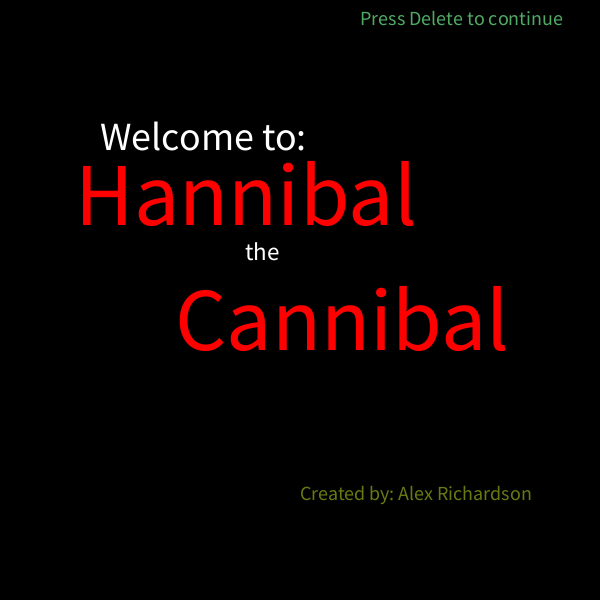
Frame 1 (no input)
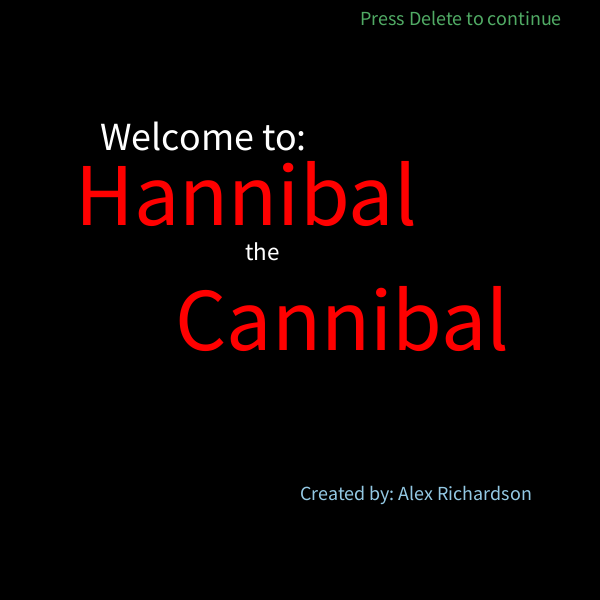
Frame 60 (the mouse pressed at the canvas centre just before this capture)
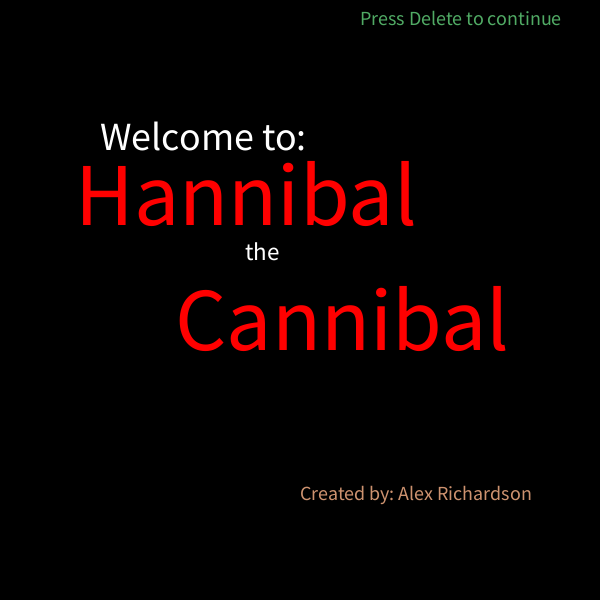
Frame 120 (the mouse held since frame 60 and released just before this capture)

The Processing sketch that drew these frames (run headless with seeded random() and noise(); from frame 60 on, the mouse is pressed at the canvas centre):

// Processing sketch: processing_175026
// ── processing_175026.pde

/* Hannibal the Cannibal
By: Alex Richardson
Using Processing 2.1.1
Assignment 8 */
float[] consumeableX = new float [10];
float[] consumeableY = new float [10];
int startingTime;

int jumpDistance = 45;
int moveDistance = 5;

int cannibalX = 300;
int cannibalY = 300;
int eaten = 0;
int jump=0;
int boosts=5;
int cannibalcolor=0;
int gamestart=0;
int loadgame=0;
void setup() {
  size(600, 600);
  startingTime = millis();
  for (int index=0; index<consumeableX.length;index++) {  
    consumeableX[index]= random(width);
    consumeableY[index]= random(height);
  }
}
void draw() {
  PREGAMELOADING();
  if (loadgame==4) {
    int seconds = (millis() - startingTime) / 1000;
    int minutes = seconds / 60;
    int hours = minutes / 60;
    int days = hours / 24;
    seconds -= minutes * 60;
    minutes -= hours * 60;
    hours -= days * 24;
    background(200, 0, 0);
    for (int index=0; index<consumeableX.length;index++) {  
      ellipse(consumeableX[index], consumeableY[index], 20, 20);
    } 
    GameIntroScreen();
    //PLAYER COLOR
    if (jump>=1) {
      fill(0, 0, 255);
    }
    if (jump==0) {
      fill(255, 255, 0);
    }
    ellipse(cannibalX, cannibalY, 20, 20);
    fill(255);
    text("Time: "+minutes+":"+seconds, 400, 50);
if(jump>=1){
 text("Boost activated!",200,250); 
}
    Teleports();
    IfEaten();
    if (eaten==10) {
      noLoop();
      background(0);
      textSize(32);
      text("Congratulations, you win!", 125, 30); 
      text("Time: "+minutes+":"+seconds, 170, 90);
    }
  }
}
void keyPressed() {
  if (key == 32) {
    gamestart=1;
    if (boosts>=1) {
      boosts=boosts-1;
      jump=jump+1;
    }
  }
  if (keyCode == 127) {
    if (loadgame<=4) {
      loadgame=loadgame+1;
    }
    if (loadgame==5) {
      loadgame=4;
    }}
    if (key == CODED) {

      if (keyCode == UP) {
        gamestart=1;
        if (jump>=1) {
          cannibalY=cannibalY-jumpDistance;
          jump=jump-1;
        }
        if (jump==0) {
          cannibalY=cannibalY-moveDistance;
        }
      }
      if (keyCode == DOWN) {
        gamestart=1;
        if (jump>=1) {
          cannibalY=cannibalY+jumpDistance;
          jump=jump-1;
        }
        if (jump==0) {
          cannibalY=cannibalY+moveDistance;
        }
      }
      if (keyCode == LEFT) {
        gamestart=1;
        if (jump>=1) {
          cannibalX=cannibalX-jumpDistance;
          jump=jump-1;
        }
        if (jump==0) {
          cannibalX=cannibalX-moveDistance;
        }
      }
      if (keyCode == RIGHT) {
        gamestart=1;
        if (jump>=1) {
          cannibalX=cannibalX+jumpDistance;
          jump=jump-1;
        }
        if (jump==0) {
          cannibalX=cannibalX+moveDistance;
        }
      }
    }
  }

void GameIntroScreen() {
  if (gamestart==0) {
    textSize(32);
    fill(0);
    text("Press any movement key to start!", 50, 250);
    startingTime=millis();
  }
}
void PREGAMELOADING() {
  fill(255);
  if (loadgame==0) {
    background(0);
    slideadvanceinstruction();
    textSize(40);
    text("Welcome to:", 100, 150);
    fill(255,0,0);
    textSize(90);
    text("Hannibal",75,225);
    text("Cannibal",175,350);
    fill(255);
    textSize(25);
    text("the",245,260);
    textSize(20);
    fill(random(255),random(255),random(255));
    text("Created by: Alex Richardson",300,500);
    fill(255);
  }
  if (loadgame==1) {
    background(0);
    slideadvanceinstruction();
    textSize(32);
    text("You are Hannibal, the goal of the \n game is to eat all the white circles", 25, 100);
    textSize(20);
    text("This is Hannibal:",25,295);
    fill(255,255,0);
    ellipse(205, 290, 20, 20);
  }
  if (loadgame==2) {
    background(0);
    slideadvanceinstruction();
    textSize(20);
    text("Control Hannibal by using the arrows keys \n You can boost his speed 5 times using the space bar \n   (When boosted Hannibal will change color to blue) \n", 25, 125);
    text("The game will start as soon as you move. \n Speed is everything!", 25, 450);
    fill(255, 255, 0);
    
  }
  if (loadgame==3) {
    background(0);
    slideadvanceinstruction();
    textSize(25);
    text("Good luck, you sick disgrace of a circle...", 65, 275);
  }
}
void slideadvanceinstruction() {
  textSize(20);
  fill(80,170,100);
  text("Press Delete to continue", 360, 25);
  fill(255);
}
void IfEaten() {
  float d0 = dist(cannibalX, cannibalY, consumeableX[0], consumeableY[0]);
  float d1 = dist(cannibalX, cannibalY, consumeableX[1], consumeableY[1]);
  float d2 = dist(cannibalX, cannibalY, consumeableX[2], consumeableY[2]);
  float d3 = dist(cannibalX, cannibalY, consumeableX[3], consumeableY[3]);
  float d4 = dist(cannibalX, cannibalY, consumeableX[4], consumeableY[4]);
  float d5 = dist(cannibalX, cannibalY, consumeableX[5], consumeableY[5]);
  float d6 = dist(cannibalX, cannibalY, consumeableX[6], consumeableY[6]);
  float d7 = dist(cannibalX, cannibalY, consumeableX[7], consumeableY[7]);
  float d8 = dist(cannibalX, cannibalY, consumeableX[8], consumeableY[8]);
  float d9 = dist(cannibalX, cannibalY, consumeableX[9], consumeableY[9]);

  if (d0<20) {
    consumeableX[0]-=9001;
    consumeableY[0]-=9001;
    eaten+=1;
  }
  if (d1<20) {
    consumeableX[1]-=9001;
    consumeableY[1]-=9001;
    eaten+=1;
  }
  if (d2<20) {
    consumeableX[2]-=9001;
    consumeableY[2]-=9001;
    eaten+=1;
  }
  if (d3<20) {
    consumeableX[3]-=9001;
    consumeableY[3]-=9001;
    eaten+=1;
  }
  if (d4<20) {
    consumeableX[4]-=9001;
    consumeableY[4]-=9001;
    eaten+=1;
  }
  if (d5<20) {
    consumeableX[5]-=9001;
    consumeableY[5]-=9001;
    eaten+=1;
  }
  if (d6<20) {
    consumeableX[6]-=9001;
    consumeableY[6]-=9001;
    eaten+=1;
  }
  if (d7<20) {
    consumeableX[7]-=9001;
    consumeableY[7]-=9001;
    eaten+=1;
  }
  if (d8<20) {
    consumeableX[8]-=9001;
    consumeableY[8]-=9001;
    eaten+=1;
  }
  if (d9<20) {
    consumeableX[9]-=9001;
    consumeableY[9]-=9001;
    eaten+=1;
  }
}
void Teleports() {
  if (cannibalX >= 595) {
    cannibalX=10;
  }
  if (cannibalX <= 5) {
    cannibalX=590;
  }
  if (cannibalY >= 595) {
    cannibalY=10;
  }
  if (cannibalY <= 5) {
    cannibalY=590;
  }
}
